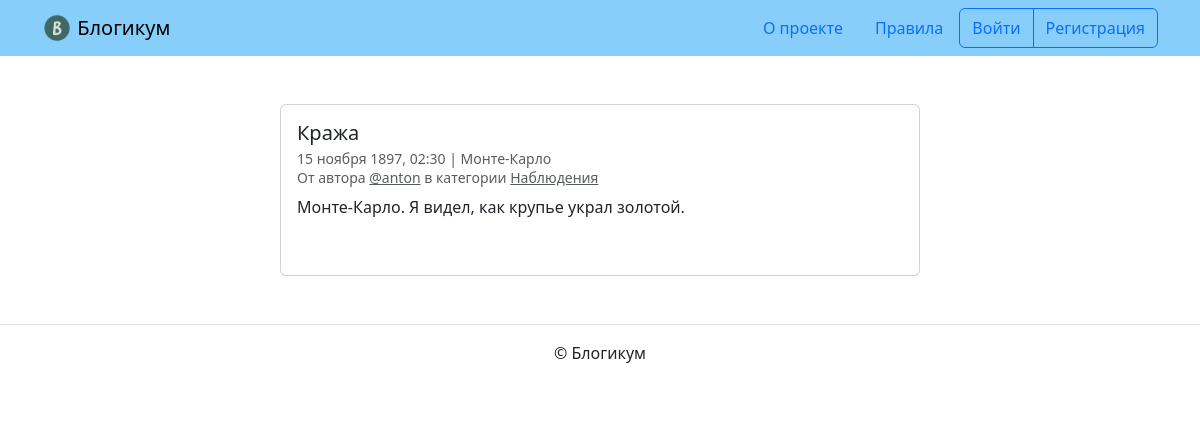
Before: /posts/22/ with the older database file.
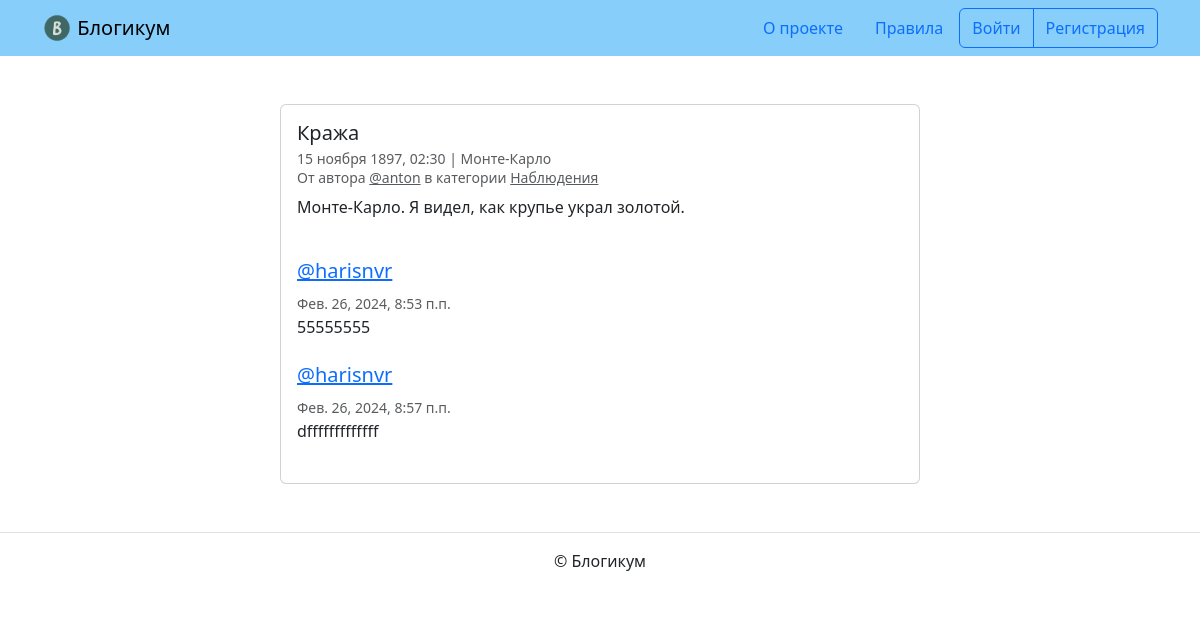
After: the same page with the newer database file.
### blog/models.py (models this page shows, shortened)
class Commentary(models.Model):
    text = models.TextField(verbose_name='Текст комментария')
    post = models.ForeignKey(
        Post,
        on_delete=models.CASCADE,
        related_name='commentaries',
        verbose_name='Пост'
    )
    created_at = models.DateTimeField(auto_now_add=True,
                                      verbose_name='Создан')
    author = models.ForeignKey(User, on_delete=models.CASCADE,
                               verbose_name='Автор',
                               related_name='commentaries')
    class Meta:
        ordering = ('created_at',)
        verbose_name = 'комментарий'
        verbose_name_plural = 'Комментарии'

### blog/views.py (the view)
# urls.py: path('<int:post_id>/', views.detail,
def detail(request, post_id):
    post = get_object_or_404(
        Post,
        pk=post_id
    )
    form = CommentaryForm()
    comments = post.commentaries.all().select_related(
        'author'
    ).order_by(
        'created_at'
    )
    if not ((post.is_published and post.category.is_published
             and post.pub_date <= timezone.now())
            or post.author == request.user):
        raise Http404
    template = 'blog/detail.html'
    context = {'post': post, 'form': form, 'comments': comments}
    return render(request, template, context)

### templates/blog/detail.html (shortened to what this page needs)
{% extends "base.html" %}
{% block content %}
  <div class="col d-flex justify-content-center">
    <div class="card" style="width: 40rem;">
      <div class="card-body">
        <h5 class="card-title">{{ post.title }}</h5>
        <h6 class="card-subtitle mb-2 text-muted">
          <small>
            {{ post.pub_date|date:"d E Y, H:i" }} | {% if post.location and post.location.is_published %}{{ post.location.name }}{% else %}Планета Земля{% endif %}<br>
            От автора <a class="text-muted" href="{% url 'blog:profile' post.author.username %}">@{{ post.author.username }}</a> в
            категории {% include "includes/category_link.html" %}
          </small>
        </h6>
        <p class="card-text">{{ post.text|linebreaksbr }}</p>
        {% if post.is_published and post.category.is_published %}
        {% include "includes/comments.html" %}
        {% endif %}
      </div>
    </div>
  </div>
{% endblock %}

### templates/includes/comments.html (shortened to what this page needs)
{% if user.is_authenticated %}
  {% load django_bootstrap5 %}
{% endif %}
<br>
{% for comment in comments %}
  <div class="media mb-4">
    <div class="media-body">
      <h5 class="mt-0">
        <a href="{% url 'blog:profile' comment.author.username %}" name="comment_{{ comment.id }}">
          @{{ comment.author.username }}
        </a>
      </h5>
      <small class="text-muted">{{ comment.created_at }}</small>
      <br>
      {{ comment.text|linebreaksbr }}
    </div>
  </div>
{% endfor %}

Changed rows visible on the page:
added Commentary: author.username "harisnvr", created_at "Фев. 26, 2024, 8:53 п.п.", text "55555555"
added Commentary: author.username "harisnvr", created_at "Фев. 26, 2024, 8:57 п.п.", text "dfffffffffffff"
